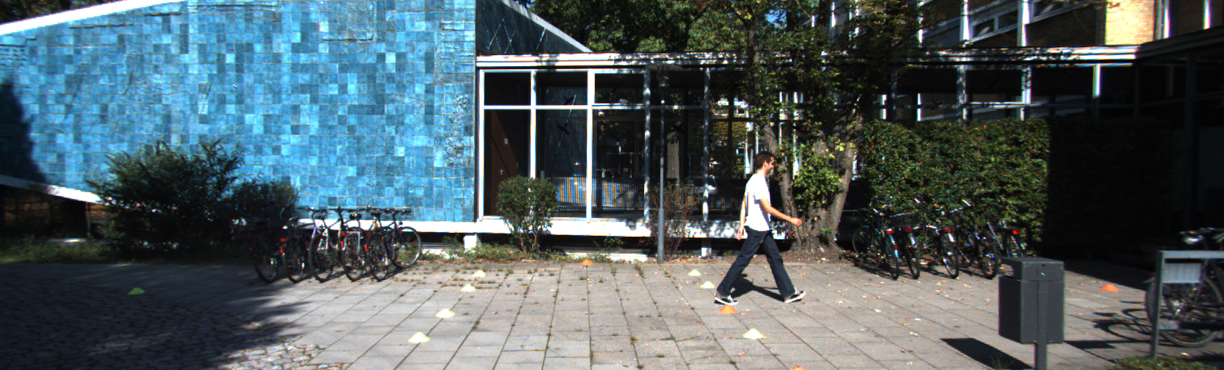
#> input picture scripts_aula/Transformacoes_2D_40_Independentes_Comentados/dados/frontal_kitti.png, 1224 x 370 px
$ python 31_flip_e_steering.py
#> lines starting #> are read from the running program, lines starting #| are printed output that depends on the picture
"""EXEMPLO 31 — Flip horizontal e steering

OBJETIVO E CONTEXTO:
O programa espelha horizontalmente a fotografia e mostra a regra didática de transformar um ângulo de direção θ em −θ quando o significado do rótulo e a geometria da tarefa admitem simetria. O código utiliza um valor de steering simulado, e não uma medição real do volante. O objetivo é ensinar que data augmentation supervisionado exige atualizar os rótulos de maneira coerente, evitando que a rede aprenda associações incorretas entre imagens e comandos.

COMO A IMPLEMENTACAO FUNCIONA:
Este codigo possui as proprias funcoes de leitura, transformacao e salvamento.
O fluxo parte das imagens fornecidas em dados/, prepara os parametros
matematicos necessarios, executa a operacao estudada, apresenta metricas
ou matrizes quando aplicavel e salva evidencias em saidas/31_flip_e_steering/.
Cada etapa da funcao main() recebe comentarios proximos das instrucoes
correspondentes para permitir acompanhar a execucao linha a linha.

FUNDAMENTO E INTERPRETACAO:
espelhar a imagem e inverter o sinal do steering em um cenário simetrico demonstrativo.
Analise o resultado visual junto com a matriz ou os indicadores impressos:
uma transformacao correta exige coerencia das coordenadas, resolucao,
espaco de cores e rotulos associados aos dados.

IMPORTANCIA E CUIDADOS:
Os rótulos de steering do pacote sao inventados para a aula: nao sao medidas reais nem servem para treinar conducao.

EXERCICIO PARA OS ALUNOS:
Escolher outro angulo simulado e confirmar o sinal invertido.

EXECUCAO:
python exemplos/31_flip_e_steering.py
Nao e necessario executar os demais exemplos antes deste.
As dependencias externas sao cv2 e numpy; o exemplo de CNN
admite TensorFlow opcionalmente. As imagens ficam em dados/."""

import csv
import json
from pathlib import Path

import cv2
import numpy as np

# Resolucao robusta de caminhos: funciona ao executar a partir de qualquer pasta.
BASE = Path(__file__).resolve().parent.parent
DADOS = BASE / 'dados'
OUT = BASE / 'saidas'
OUT.mkdir(parents=True, exist_ok=True)

# Funcoes privativas deste arquivo. Nenhum modulo Python adicional do pacote e necessario.

def img(nome='frontal_kitti.png'):
    """Carrega uma imagem BGR da pasta dados. A leitura usa a raiz baseada em __file__,
    portanto o programa funciona independentemente do diretorio de trabalho.
    Lanca um erro compreensivel se a imagem nao estiver disponivel."""
    p = DADOS / nome
    x = cv2.imread(str(p))
    if x is None:
        raise FileNotFoundError(p)
    return x

def save(exemplo, nome, x):
    """Cria a pasta deste exercicio e salva uma imagem com cv2.imwrite.
    Retorna o caminho e interrompe com erro se a gravacao falhar."""
    folder = OUT / exemplo
    folder.mkdir(parents=True, exist_ok=True)
    file = folder / nome
    if not cv2.imwrite(str(file), x):
        raise OSError(file)
    print('Salvo:', file)
    return file

def letterbox(x, shape=(224, 224), color=(114, 114, 114)):
    """Padroniza o tamanho sem alterar a proporcao da cena.
    Primeiro calcula escala=min(largura_destino/largura, altura_destino/altura).
    Redimensiona uniformemente e distribui o padding a esquerda/direita e topo/baixo.
    Retorna imagem, fator de escala e posicao do canto superior esquerdo do conteudo.
    A tupla shape segue a ordem (largura, altura), como as funcoes de resize do OpenCV."""
    dest_w, dest_h = shape
    h, w = x.shape[:2]
    escala = min(dest_w / w, dest_h / h)
    nw = max(1, int(round(w * escala)))
    nh = max(1, int(round(h * escala)))
    resized = cv2.resize(x, (nw, nh), interpolation=cv2.INTER_AREA if escala < 1 else cv2.INTER_LINEAR)
    pl = (dest_w - nw) // 2
    pt = (dest_h - nh) // 2
    pr = dest_w - nw - pl
    pb = dest_h - nh - pt
    y = cv2.copyMakeBorder(resized, pt, pb, pl, pr, cv2.BORDER_CONSTANT, value=color)
    return (y, escala, (pl, pt))

def panel(exemplo, nomes, images, cols=3):
    """Cria um painel comparativo para a aula sem janelas GUI.
    Cada imagem e convertida quando necessario de cinza a BGR, passa por letterbox
    para nao ser distorcida, e recebe legenda; o painel final e salvo no disco.
    Assim o mesmo codigo funciona em terminal, VS Code e Colab."""
    tw, th = (360, 220)
    cell_h = th + 38
    rows = (len(images) + cols - 1) // cols
    canvas = np.full((cell_h * rows, tw * cols, 3), 245, np.uint8)
    for j, (label, a) in enumerate(zip(nomes, images)):
        if a.ndim == 2:
            a = cv2.cvtColor(a, cv2.COLOR_GRAY2BGR)
        thumb, _, _ = letterbox(a, (tw, th), color=(30, 30, 30))
        y = j // cols * cell_h
        x = j % cols * tw
        canvas[y:y + th, x:x + tw] = thumb
        cv2.putText(canvas, label[:44], (x + 9, y + th + 25), cv2.FONT_HERSHEY_SIMPLEX, 0.55, (25, 36, 50), 1, cv2.LINE_AA)
    return save(exemplo, 'painel.png', canvas)

TAG = '31_flip_e_steering'

# Fluxo principal explicado por etapas: execute e acompanhe a pasta saidas/.
def main():
    # Carrega a fotografia BGR original, usada como referencia para comparar antes e depois.
    a = img()
#> in img, x is the input picture: shape (370, 1224, 3); mean B, G, R 98.4, 93.8, 79.3

    # ESTE VALOR E INVENTADO: serve apenas para explicar a transformacao do rotulo.
    theta = +0.12

    # O espelhamento troca os lados da cena; para rótulos de direcao simetricos, theta vira
    # -theta.
    b = cv2.flip(a, 1)
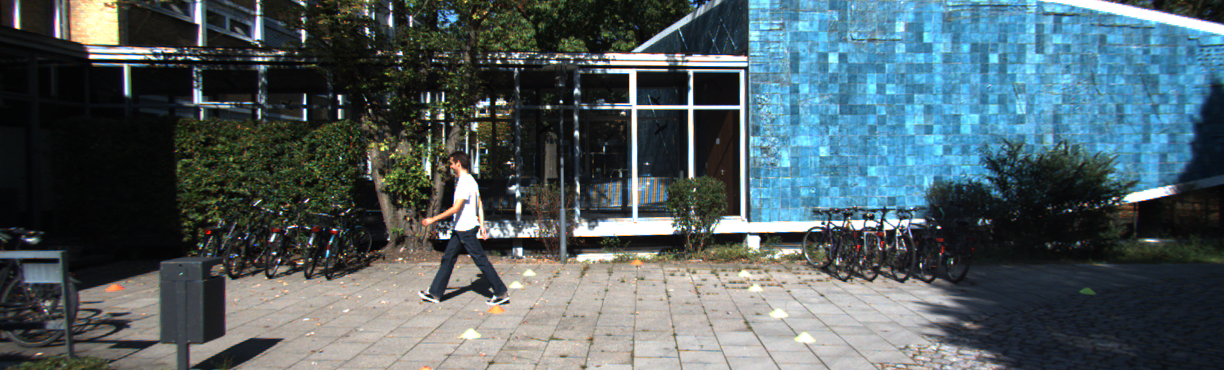
#> b: shape (370, 1224, 3); mean B, G, R 98.4, 93.8, 79.3

    # Apresenta no terminal os valores para conferencia e comparacao dos resultados.
    print('Rotulo demonstrativo original', theta, 'rad, flipped', -theta, 'rad')

    # Apresenta no terminal os valores para conferencia e comparacao dos resultados.
    print('AVISO: steering SIMULADO, nao anotar como ground truth')

    # Reune original e transformacoes em um painel legendado, salvo em arquivo de imagem.
    panel(TAG, ['Original: +0.12 rad', 'Flip: -0.12 rad'], [a, b], 2)
#> in panel, `rows = (len(images) + cols - 1) // cols`: rows = 1
#> in panel, `canvas = np.full((cell_h * rows, tw * cols, 3), 245, np.uint8)`: canvas: shape (258, 720, 3); every value is 245
#> the loop in panel, `for j, (label, a) in enumerate(zip(nomes, images)):` made 2 passes
#> (label, dest_w in letterbox, dest_h in letterbox, h in letterbox, w in letterbox, escala in letterbox, nw in letterbox, nh in letterbox) on passes 1 to 2: ('Original: +0.12 rad', 360, 220, 370, 1224, 0.294, 360, 109), ('Flip: -0.12 rad', 360, 220, 370, 1224, 0.294, 360, 109)
#> pass 1, in letterbox, `resized = cv2.resize(x, (nw, nh), interpolation=cv2.INTER_AREA if esca..`:
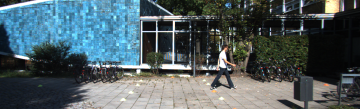
#> resized: shape (109, 360, 3); mean B, G, R 98.4, 93.8, 79.3
#> pass 1, in letterbox, `y = cv2.copyMakeBorder(resized, pt, pb, pl, pr, cv2.BORDER_CONSTANT, v..`:
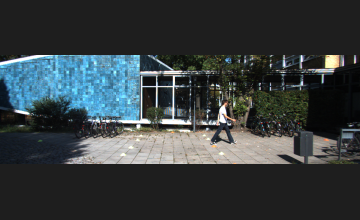
#> y: shape (220, 360, 3); mean B, G, R 63.9, 61.6, 54.4
#> pass 2, in letterbox (call 2), `resized = cv2.resize(x, (nw, nh), interpolation=cv2.INTER_AREA if esca..`:
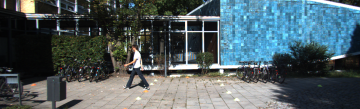
#> resized: shape (109, 360, 3); mean B, G, R 98.4, 93.8, 79.3
#> pass 2, in letterbox (call 2), `y = cv2.copyMakeBorder(resized, pt, pb, pl, pr, cv2.BORDER_CONSTANT, v..`:
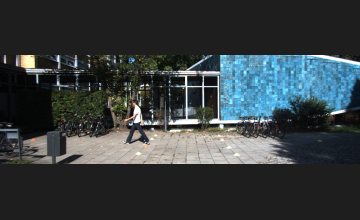
#> y: shape (220, 360, 3); mean B, G, R 63.9, 61.6, 54.4
#> after the loop in panel, `for j, (label, a) in enumerate(zip(nomes, images)):`:
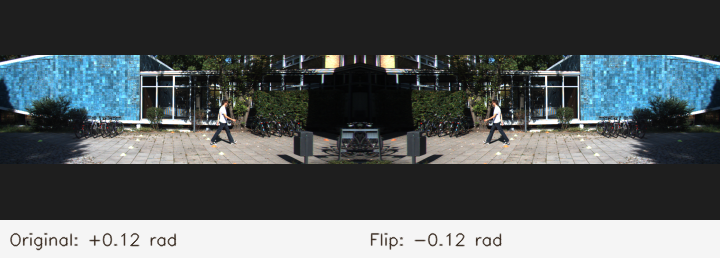
#> canvas: shape (258, 720, 3); mean of channels 0, 1, 2 89.7, 87.8, 81.7; drawn as B, G, R

if __name__ == '__main__':
    main()

$ run again, with scripts_aula/Transformacoes_2D_40_Independentes_Comentados/dados/pista_udacity.png copied over scripts_aula/Transformacoes_2D_40_Independentes_Comentados/dados/frontal_kitti.png
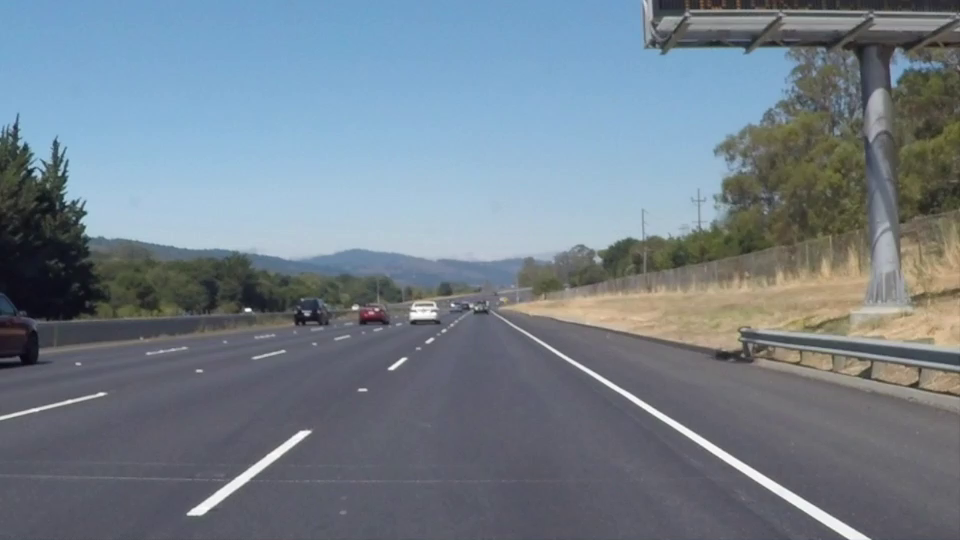
#> input picture scripts_aula/Transformacoes_2D_40_Independentes_Comentados/dados/pista_udacity.png, 960 x 540 px
#> in img, x is the input picture: shape (540, 960, 3); mean B, G, R 138.4, 127.2, 114.8
#> rows = 1
#> the loop in panel, `for j, (label, a) in enumerate(zip(nomes, images)):` made 2 passes
#> (label, dest_w in letterbox, dest_h in letterbox, h in letterbox, w in letterbox, escala in letterbox, nw in letterbox, nh in letterbox) on passes 1 to 2: ('Original: +0.12 rad', 360, 220, 540, 960, 0.375, 360, 202), ('Flip: -0.12 rad', 360, 220, 540, 960, 0.375, 360, 202)
#> pass 1, in letterbox, `y = cv2.copyMakeBorder(resized, pt, pb, pl, pr, cv2.BORDER_CONSTANT, v..`:
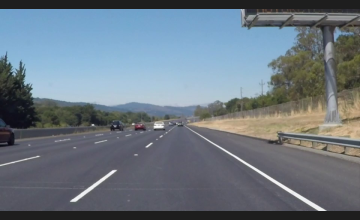
#> y: shape (220, 360, 3); mean B, G, R 129.6, 119.3, 107.8
#> after the loop in panel, `for j, (label, a) in enumerate(zip(nomes, images)):`:
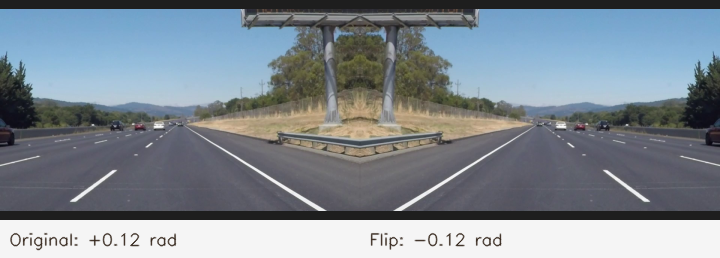
#> canvas: shape (258, 720, 3); mean of channels 0, 1, 2 145.7, 137, 127.3; drawn as B, G, R
